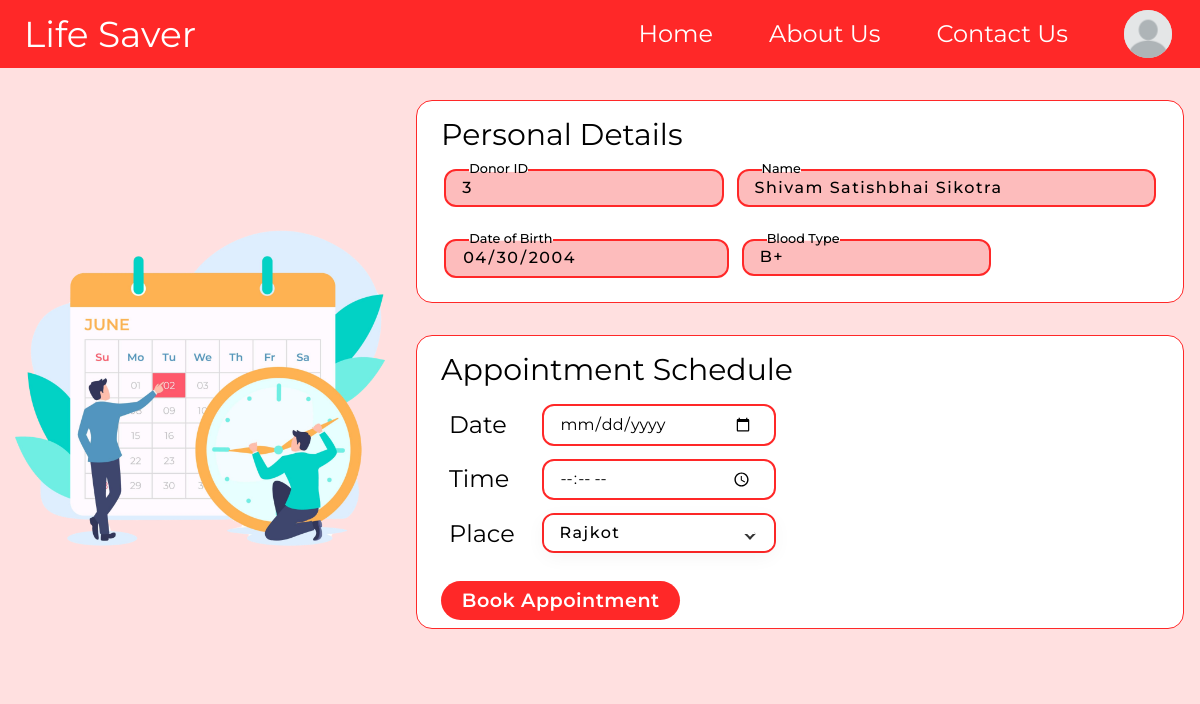
Page /appointment (signed in) on the committed database.
### app/models.py (models this page shows)
class Donor(UserMixin,db.Model):
    donor_id = db.Column(db.Integer, primary_key=True, autoincrement=True)
    d_email_id = db.Column(db.String(120), db.ForeignKey('r_donor.d_email_id'))
    first_name = db.Column(db.String(50), nullable=False)
    middle_name = db.Column(db.String(50), nullable=False)
    last_name = db.Column(db.String(50), nullable=False)
    date_of_birth = db.Column(db.Date, nullable=False)
    gender = db.Column(db.String(10), nullable=False)
    contact_phone = db.Column(db.Integer, nullable=False)
    contact_address = db.Column(db.String(300), nullable=False)
    city = db.Column(db.String(20), nullable=False)
    blood_type = db.Column(db.String(5), nullable=False)
    r_donor = db.relationship("RDonor", backref="donors")

### app/routes.py (the view)
@app.route('/appointment')
@login_required
@user_required
def appointment():
    src = "../static/images/profile.png"
    user = current_user if current_user.is_authenticated and not current_user.has_role('admin')  else None
    full_name = user.name
    name_parts = full_name.split()
    initials = "".join([name[0] for name in name_parts])
    donor = Donor.query.filter_by(d_email_id=user.d_email_id).first()
    if donor:
        allowed_extensions = ['jpg', 'jpeg', 'png']
        for extension in allowed_extensions:
            image_path = f"/home/MHADJANGO/BBMS/app/static/images/{donor.donor_id}.{extension}"
            if os.path.isfile(image_path) == True:
                src = f"../static/images/{donor.donor_id}.{extension}"
        return render_template('Donor/form.html',data=donor, src = src,cities=cities)
    else:
        flash("Fill the Donor Information")
        return redirect(url_for('profile'))

### app/models.py (called while the page is built)
    def has_role(self, role):
        return role in self.roles

### app/routes.py (called while the page is built, shortened)
def user_required(f):
    @wraps(f)
    def decorated_function(*args, **kwargs):
        if current_user.is_authenticated:
            if current_user.has_role('donor'):
                return f(*args, **kwargs)
            else:
                return redirect(url_for('Admin'))
        else:
            return f(*args, **kwargs)
    return decorated_function

@login_manager.user_loader
def load_user(user_id):
    donor = RDonor.query.get(user_id)
    if donor:
        return donor

### app/templates/Donor/form.html (shortened to what this page needs)
<!DOCTYPE html>
<html lang="en">
<head>
    <script src="https://cdn.tailwindcss.com"></script>
    <link rel="stylesheet" href="{{ url_for('static', filename='profile.css') }}">
</head>
<body class="bg-[#FFE0E0]">
    <nav class="bg-[#FF2828] w-full flex py-[7px] text-white text-[24px]  max-[884px]:hidden">
        <div class="flex items-center
            w-[20%]
        ml-[24px] text-[36px]  hover:tracking-[0.1em]
        transition-all duration-700 cursor-pointer
                    ">
            <a href="{{url_for('index')}}">Life Saver</a>
        </div>
        <div class=" flex w-[80%] justify-end items-center">
            <div class="cursor-pointer hover:border-b-[2px] hover:border-white transition-all duration-100 mx-[28px] ">
                <a href="{{url_for('index')}}">Home</a>
            </div>
            <div class="cursor-pointer hover:border-b-[2px] hover:border-white transition-all duration-100 mx-[28px] ">
                <a>About Us</a>
            </div>
            <div class="cursor-pointer hover:border-b-[2px] hover:border-white transition-all duration-100 mx-[28px] ">
                <a href="{{url_for('about')}}">Contact Us</a>
            </div>
            {% if user is none %}
            <div
                class="log--in cursor-pointer hover:border-b-[2px] hover:border-white transition-all duration-100 mx-[28px]">
                <a href="{{url_for('login')}}">Login</a>
            </div>
            {% else %}
            <div class="nav-btn p-dropdown input ">
                <div class="temp flex items-center">
                    <button class="inline mx-[28px]" onclick="showItemS()">
                        <img src="{{ src }}" id="profile-pic-main" alt=""
                            class="rounded-full bg-[#d9d9d9]  w-[48px] h-[48px] cursor-pointer ">
                    </button>
                </div>
            </div>
            {% endif %}
        </div>
    </nav>
    <div class="  mt-[1rem]   flex ">
        <div style="background-image: url('../static/images/calendar.png')"
            class="f-left   w-1/3 bg-contain bg-no-repeat bg-center max-[850px]:hidden">
        </div>
        <div class="f-right w-2/3 flex flex-col  justify-center p-[1rem] max-[850px]:w-full">
            <div class="personal-details bg-white rounded-2xl border border-[#FF2828] pb-[0.5rem]">
                <h3 class="text-3xl pt-[1rem] px-[1.5rem] max-[530px]:text-center max-[450px]:text-2xl max-[450px]:font-[500] max-[342px]:text-xl ">Personal Details</h3>
                <div class="1 flex max-[450px]:flex-col max-[450px]:space-x-[0rem] space-x-[0.8rem] px-[1.7rem]">
                    <div class="donor-id input-container w-[40%]   max-[450px]:w-full">
                        <input type="text" name="ID" class="input" value="{{ data.donor_id}}" readonly>
                        <label for="">Donor ID</label>
                        <span>Donor ID</span>
                    </div>
                    <div class="form-name input-container w-[60%]  max-[450px]:w-full">
                        <input type="text" name="Name" class="input"
                            value="{{data.first_name + ' ' + data.middle_name + ' ' + data.last_name }}" readonly>
                        <label for="">Name</label>
                        <span>Name</span>
                    </div>
                </div>
                <div class="2 flex max-[450px]:flex-col max-[450px]:space-x-[0rem] space-x-[0.8rem] px-[1.7rem] ">
                    <div class="dob input-container focus strict  w-[40%]  max-[450px]:w-full">
                        <input type="date" name="ID" class="input" value="{{data.date_of_birth}}" readonly>
                        <label for="">Date of Birth</label>
                        <span>Date of Birth</span>
                    </div>
                    <div class="BloodType input-container w-[35%] max-[600px]:w-[60%] max-[450px]:w-full">
                        <input type="text" name="Name" class="input" value="{{ data.blood_type}}" readonly>
                        <label for="">Blood Type</label>
                        <span>Blood Type</span>
                    </div>
                </div>
            </div>
            <form method="POST" action="booking">
                <div class="appointment-schedule bg-white rounded-2xl border border-[#FF2828]
            pb-[0.5rem] my-[2rem]">
                    <h3 class="text-3xl pt-[1rem] px-[1.5rem] max-[530px]:text-center max-[450px]:text-2xl max-[450px]:font-[500] max-[342px]:text-xl ">Appointment Schedule</h3>
                    <div class="flex flex-col mt-[1rem] px-[1.5rem]  space-y-[0.8rem]  w-[50%] max-[1000px]:w-[60%] max-[665px]:w-[70%] max-[530px]:w-full max-[530px]:items-center">
                        <div class="dt  w-full flex">
                            <div class="label w-[30%] text-2xl   py-[0.3rem] pl-[0.5rem] pr-[3rem] max-[450px]:text-xl max-[342px]:text-lg">Date</div>
                            <input type="date" required name="date" id=""
                                class="block w-[70%] border-[2px] border-[#FF2828] rounded-[12px]  bg-transparent">
                        </div>
                        <div class="time  w-full flex ">
                            <div class="label w-[30%] text-2xl   py-[0.3rem] pl-[0.5rem] pr-[3rem] max-[450px]:text-xl max-[342px]:text-lg">Time</div>
                            <input type="time" required name="time" id=""
                                class="block w-[70%] border-[2px] border-[#FF2828] rounded-[12px]  bg-transparent">
                        </div>
                        <div class="time  w-full flex ">
                            <div class="label w-[30%] text-2xl   py-[0.3rem] pl-[0.5rem] pr-[3rem] max-[450px]:text-xl max-[342px]:text-lg">Place</div>
                            <div class="input-container w-[70%] -mt-[0.03rem]">
                                <div class="dropdown input">
                                  <input
                                    type="text"
                                    class="textBoxCity"
                                    value="{{ data.city }}"
                                    name="place"
                                    id="CitytextBox"
                                    required
                                  />
                                </div>
                              </div>
                        </div>
                        <input type="submit" value="Book Appointment" class="btnbook bg-[#ff2828]">
                    </div>
            </form>
        </div>
    </div>
</body>
</html>

### app/static/profile.css (style rules this page uses)
body { font-family: 'Montserrat', sans-serif; }
:root { --text-sm:1rem; --text-md:2rem; --text-lg:2.5rem; --text-elg:3rem; --text-xxl:3.5rem; --border-rad-main:1.5rem; --border-rad:2rem; --primary-color:#ff2828; }
.input-container { position: relative; margin:1rem 0; }
.input-container input { width:100%; }
.input-container .input, .input-container .gender, .input-container .date { width:100%; outline: none; background: none; border: 2px solid #ff2828; color:black; padding: 0.3rem 1rem; font-weight: 500; font-size: 1rem; letter-spacing: 1.5px; border-radius: 12px; transition: 0.3s; }
.donor-id .input, .personal-details .input, .mail-id .input { background-color: #fa4a4a5e; }
.input-container label { position: absolute; top:50%; left:15px; transform: translateY(-50%); padding: 0 0rem; color:black; font-weight: 500; pointer-events: none; z-index: 1000; transition: 0.5s; font-size: 1.1rem; }
.input-container span { position: absolute; top:0; left:25px; transform: translateY(-50%); font-size: 0.8rem; padding: 0 0rem; color:transparent; font-weight: 500; pointer-events: none; z-index: 500; transition: 0.5s; }
.input-container span::before, .input-container span::after { content: ""; position: absolute; width: 10%; opacity: 0; transition: 0.3s; height: 5px; background-color: #fff; top:50%; transform: translateY(-50%); }
.input-container span::before { left: 50%; }
.input-container span::after { right: 50%; }
.input-container.focus label { top:0; transform: translateY(-50%); left:25px; font-size: 0.8rem; }
.input-container.focus span::before, .input-container.focus span::after { width: 50%; opacity: 1; }
.p-dropdown { position: relative; }
.dropdown { position: relative; width: 300px; height: 40px; }
.dropdown::before { content: ""; position: absolute; width:8px; height: 8px; right:20px; top:15px; z-index: 10; border: 2px solid #333; border-top: 2px solid #fff; border-right: 2px solid #fff; transform: rotate(-45deg); transition: 0.5s; pointer-events: none; }
.dropdown input { position: absolute; outline: none; border: none; top:0; left:0; width:100%; height: 100%; cursor: pointer; background: #fff; box-shadow: 0 5px 20px rgba(0,0,0,0.05); padding: 12px 20px; border-radius: 10px; }
.appointment-schedule input { outline: none; }
.appointment-schedule input[type='date'], .appointment-schedule input[type='text'], .appointment-schedule input[type='time'] { padding-left:1rem ; padding-right:1.3rem ; }
.btnbook { width:fit-content; padding: 0.6rem 1.30rem; font-size: 1.2rem; font-weight: 600; color: white; line-height: 1; letter-spacing: 0.03rem; border-radius: 20px; outline: none; cursor: pointer; transition: 0.5s ease-in-out; margin: 0; }

### rows in the picture
Donor: ID "3", Name "Shivam Satishbhai Sikotra", ID "04/30/2004", Name "B+", place "Rajkot"
